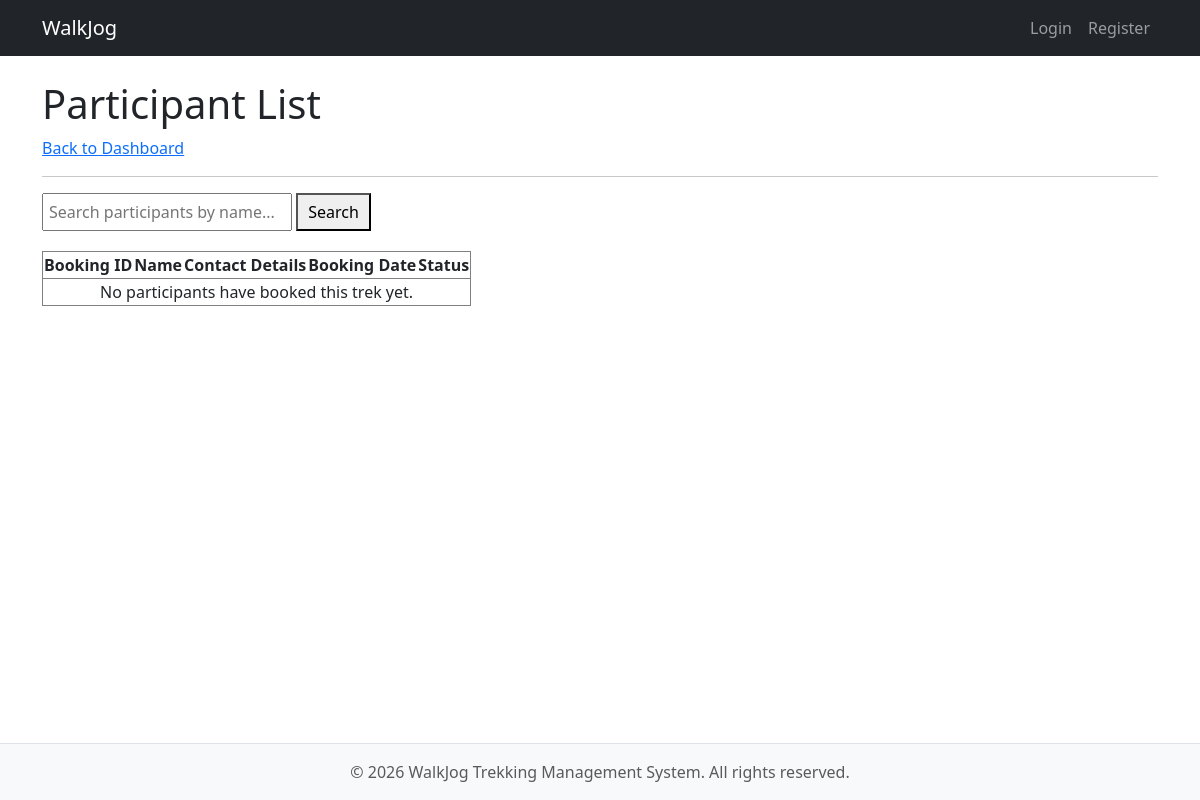
Page /staff/trek/2/users on the earlier database version.
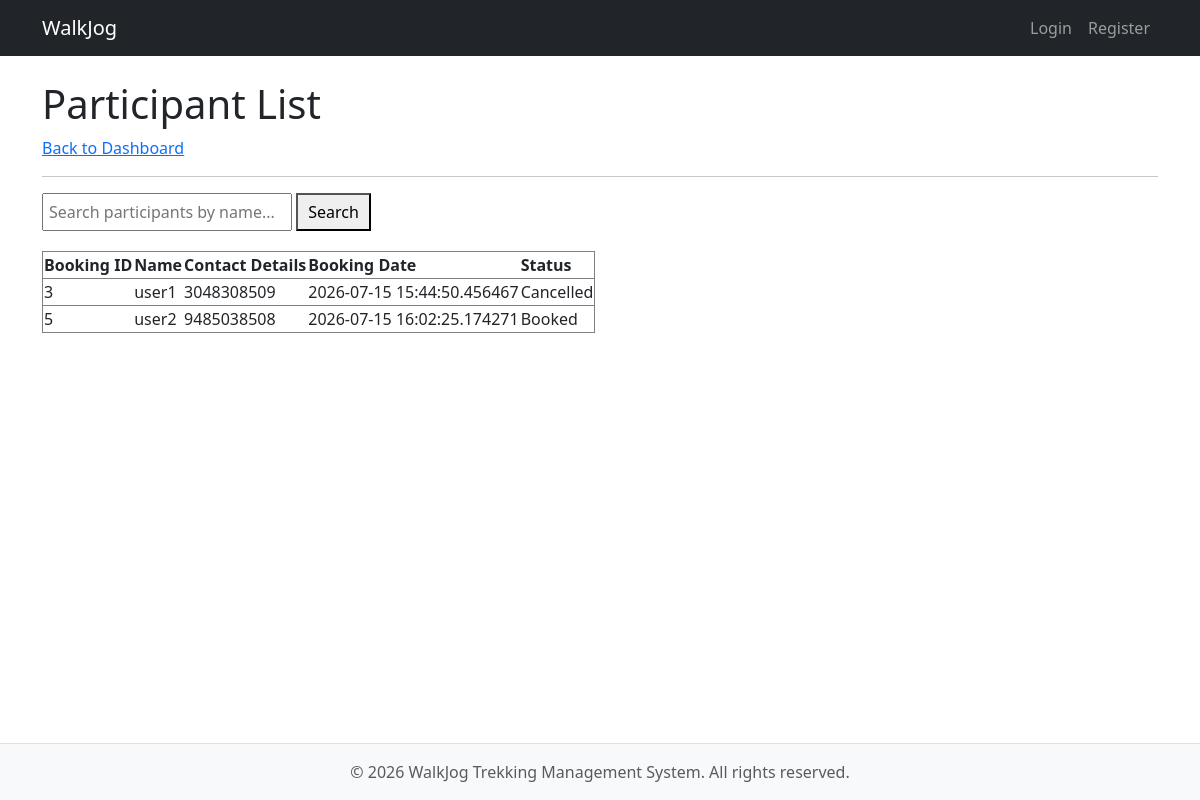
Same page on the later database version.
### models.py (models this page shows)
class Booking(db.Model):
    __tablename__ = 'booking'
    booking_id = db.Column(
        db.Integer,
        primary_key=True
    )
    user_id = db.Column(
        db.Integer,
        db.ForeignKey('users.id'),
        nullable=False
    )
    trek_id = db.Column(
        db.Integer,
        db.ForeignKey('treks.trek_id'),
        nullable=False
    )
    booking_date = db.Column(
        db.DateTime,
        default=datetime.now
    )
    status = db.Column(
        db.String(20),
        default='Booked'
    )

class UserProfile(db.Model):
    __tablename__ = 'user_profile'
    user_id = db.Column(
        db.Integer,
        db.ForeignKey('users.id'),
        primary_key=True,
        nullable=False
    )
    name = db.Column(db.String(50), nullable=False)
    contact_details = db.Column(db.String(15), nullable=False)
    is_blacklisted = db.Column(db.Boolean, default=False)
    created_at = db.Column(db.DateTime, default=datetime.now)

### app.py (the view)
@app.route('/staff/trek/<int:trek_id>/users')
def trek_users(trek_id):
    bookings = db.session.query(
        Booking.booking_id,
        UserProfile.name.label('user_name'),
        UserProfile.contact_details,
        Booking.booking_date,
        Booking.status
    ).join(UserProfile, Booking.user_id == UserProfile.user_id)\
     .filter(Booking.trek_id == trek_id).all()
    return render_template(
        'trek_users.html',
        bookings=bookings
    )

### templates/trek_users.html (shortened to what this page needs)
{% extends "base.html" %}
{% block content %}
<h1>Participant List</h1>
<a href="javascript:history.back()">Back to Dashboard</a>
<hr>
<form method="GET" style="margin-bottom: 20px;">
    <input type="text" name="search" placeholder="Search participants by name..."
        value="{{ request.args.get('search', '') }}" style="padding: 5px; width: 250px;">
    <button type="submit" style="padding: 5px 10px;">Search</button>
</form>
{% set query = request.args.get('search', '').lower() %}
<div class="table">
    <table border="1">
        <tr>
            <th>Booking ID</th>
            <th>Name</th>
            <th>Contact Details</th>
            <th>Booking Date</th>
            <th>Status</th>
        </tr>
        {% for booking in bookings %}
        {% if not query or query in booking.user_name.lower() %}
        <tr>
            <td>{{ booking.booking_id }}</td>
            <td>{{ booking.user_name }}</td>
            <td>{{ booking.contact_details }}</td>
            <td>{{ booking.booking_date }}</td>
            <td>{{ booking.status }}</td>
        </tr>
        {% endif %}
        {% else %}
        <tr>
            <td colspan="5" style="text-align: center;">No participants have booked this trek yet.</td>
        </tr>
        {% endfor %}
    </table>
</div>
{% endblock %}

Differences in the rows shown:
added Booking: booking_id "3", user_name "user1", contact_details "3048308509", booking_date "2026-07-15 15:44:50.456467", status "Cancelled"
added Booking: booking_id "5", user_name "user2", contact_details "9485038508", booking_date "2026-07-15 16:02:25.174271", status "Booked"
Other differences:
text no longer shown: "No participants have booked this trek yet."
